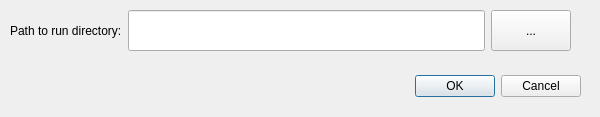
<ui version="4.0" >
 <class>dlgImportRun</class>
 <widget class="QDialog" name="dlgImportRun" >
  <property name="geometry" >
   <rect>
    <x>0</x>
    <y>0</y>
    <width>600</width>
    <height>117</height>
   </rect>
  </property>
  <property name="sizePolicy" >
   <sizepolicy vsizetype="Expanding" hsizetype="Expanding" >
    <horstretch>0</horstretch>
    <verstretch>0</verstretch>
   </sizepolicy>
  </property>
  <property name="windowTitle" >
   <string>Import run from disk</string>
  </property>
  <property name="toolTip" >
   <string/>
  </property>
  <widget class="QDialogButtonBox" name="buttonBox" >
   <property name="geometry" >
    <rect>
     <x>240</x>
     <y>70</y>
     <width>341</width>
     <height>32</height>
    </rect>
   </property>
   <property name="orientation" >
    <enum>Qt::Horizontal</enum>
   </property>
   <property name="standardButtons" >
    <set>QDialogButtonBox::Cancel|QDialogButtonBox::Ok</set>
   </property>
  </widget>
  <widget class="QWidget" name="" >
   <property name="geometry" >
    <rect>
     <x>10</x>
     <y>10</y>
     <width>561</width>
     <height>41</height>
    </rect>
   </property>
   <layout class="QHBoxLayout" name="horizontalLayout" >
    <item>
     <widget class="QLabel" name="lblOption1" >
      <property name="sizePolicy" >
       <sizepolicy vsizetype="Preferred" hsizetype="Preferred" >
        <horstretch>0</horstretch>
        <verstretch>0</verstretch>
       </sizepolicy>
      </property>
      <property name="text" >
       <string>Path to run directory:</string>
      </property>
     </widget>
    </item>
    <item>
     <widget class="QLineEdit" name="lePath" >
      <property name="sizePolicy" >
       <sizepolicy vsizetype="Preferred" hsizetype="Expanding" >
        <horstretch>0</horstretch>
        <verstretch>0</verstretch>
       </sizepolicy>
      </property>
      <property name="minimumSize" >
       <size>
        <width>100</width>
        <height>0</height>
       </size>
      </property>
     </widget>
    </item>
    <item>
     <widget class="QPushButton" name="pbn_set_run_directory" >
      <property name="sizePolicy" >
       <sizepolicy vsizetype="Preferred" hsizetype="Preferred" >
        <horstretch>0</horstretch>
        <verstretch>0</verstretch>
       </sizepolicy>
      </property>
      <property name="text" >
       <string>...</string>
      </property>
     </widget>
    </item>
   </layout>
  </widget>
 </widget>
 <resources/>
 <connections>
  <connection>
   <sender>buttonBox</sender>
   <signal>accepted()</signal>
   <receiver>dlgImportRun</receiver>
   <slot>accept()</slot>
   <hints>
    <hint type="sourcelabel" >
     <x>248</x>
     <y>254</y>
    </hint>
    <hint type="destinationlabel" >
     <x>157</x>
     <y>274</y>
    </hint>
   </hints>
  </connection>
  <connection>
   <sender>buttonBox</sender>
   <signal>rejected()</signal>
   <receiver>dlgImportRun</receiver>
   <slot>reject()</slot>
   <hints>
    <hint type="sourcelabel" >
     <x>316</x>
     <y>260</y>
    </hint>
    <hint type="destinationlabel" >
     <x>286</x>
     <y>274</y>
    </hint>
   </hints>
  </connection>
 </connections>
</ui>
